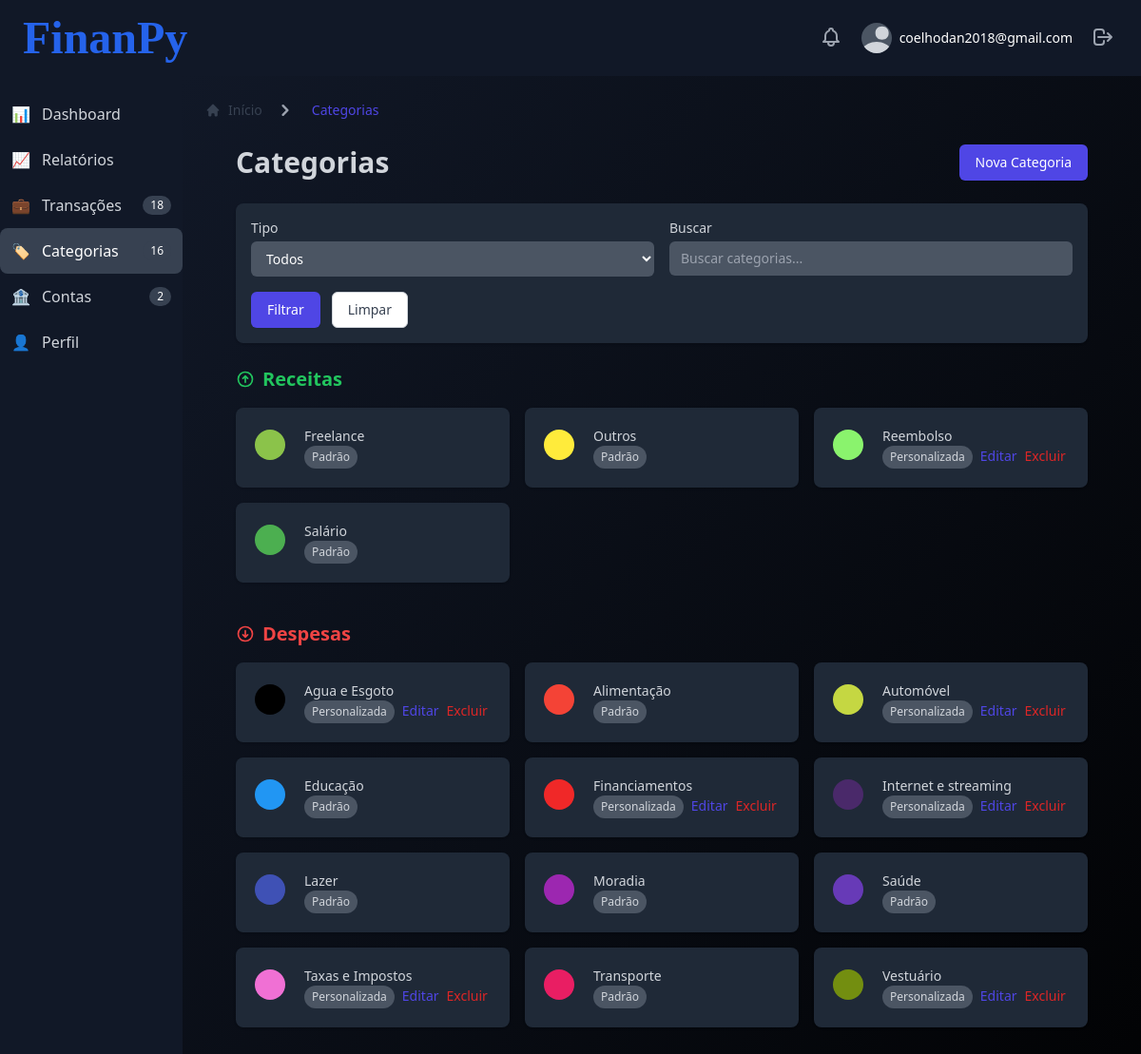
Screenshot of /categories/ (signed in) with the database file from the repository.
### users/models.py (models this page shows, shortened)
class CustomUser(AbstractBaseUser, PermissionsMixin):
    email = models.EmailField(unique=True)
    is_active = models.BooleanField(default=True)
    is_staff = models.BooleanField(default=False)
    is_superuser = models.BooleanField(default=False)
    created_at = models.DateTimeField(auto_now_add=True)
    updated_at = models.DateTimeField(auto_now=True)
    objects = CustomUserManager()
    USERNAME_FIELD = 'email'
    REQUIRED_FIELDS = []

### categories/models.py (models this page shows, shortened)
class Category(models.Model):
    INCOME = 'INCOME'
    EXPENSE = 'EXPENSE'
    TYPE_CHOICES = [
        (INCOME, 'Receita'),
        (EXPENSE, 'Despesa'),
    ]
    user = models.ForeignKey(User, on_delete=models.CASCADE, null=True, blank=True, related_name='categories')
    name = models.CharField(max_length=100)
    color = models.CharField(max_length=7, default='#000000')  # Hex color code
    type = models.CharField(max_length=10, choices=TYPE_CHOICES, default=EXPENSE)
    is_default = models.BooleanField(default=False)
    is_active = models.BooleanField(default=True)
    created_at = models.DateTimeField(auto_now_add=True)
    updated_at = models.DateTimeField(auto_now=True)
    class Meta:
        verbose_name = 'Category'
        verbose_name_plural = 'Categories'
        ordering = ['name']

### categories/views.py (the view, shortened to what this page needs)
# urls.py: path('', views.category_list, name='list'),
@login_required
def category_list(request):
    default_categories = cache.get('default_categories')
    if not default_categories:
        default_categories = Category.objects.filter(is_default=True)
        cache.set('default_categories', default_categories, 3600)  # Cache for 1 hour
    user_categories = Category.objects.filter(user=request.user)
    all_categories = default_categories | user_categories
    all_categories = all_categories.select_related('user').order_by('type', 'name')
    income_categories = all_categories.filter(type='INCOME')
    expense_categories = all_categories.filter(type='EXPENSE')
    category_type = request.GET.get('type', '')
    search_query = request.GET.get('search', '')
    if search_query:
        income_categories = income_categories.filter(name__icontains=search_query)
        expense_categories = expense_categories.filter(name__icontains=search_query)
    context = {
        'income_categories': income_categories,
        'expense_categories': expense_categories,
        'category_type': category_type,
        'search_query': search_query,
        'breadcrumb_items': [
            {'title': 'Categorias', 'active': True}
        ]
    }
    return render(request, 'categories/category_list.html', context)

### categories/templates/categories/category_list.html (shortened to what this page needs)
{% extends 'base_dashboard.html' %}
{% block dashboard_content %}
<div class="max-w-7xl mx-auto px-4 sm:px-6 lg:px-8">
  <div class="flex justify-between items-center mb-6">
    <h1 class="text-3xl font-bold text-gray-300">Categorias</h1>
    <a href="{% url 'categories:create' %}" class="inline-flex items-center px-4 py-2 border border-transparent text-sm font-medium rounded-md shadow-sm text-white bg-indigo-600 hover:bg-indigo-700 focus:outline-none focus:ring-2 focus:ring-offset-2 focus:ring-indigo-500">
      Nova Categoria
    </a>
  </div>
  <div class="mb-6 p-4 bg-gray-800 rounded-lg shadow">
    <form method="GET" class="space-y-4">
      <div class="grid grid-cols-1 md:grid-cols-2 gap-4">
        <div>
          <label for="type" class="block text-sm font-medium text-gray-300">Tipo</label>
          <select id="type" name="type" class="mt-1 block w-full pl-3 pr-10 py-2 text-base border-gray-300 focus:outline-none focus:ring-indigo-500 focus:border-indigo-500 sm:text-sm rounded-md bg-gray-600">
            <option value="">Todos</option>
          </select>
        </div>
        <div>
          <label for="search" class="block text-sm font-medium text-gray-300">Buscar</label>
          <input type="text" name="search" id="search" value="{{ search_query }}" placeholder="Buscar categorias..." class="mt-1 block w-full pl-3 pr-10 py-2 text-base border-gray-300 focus:outline-none focus:ring-indigo-500 focus:border-indigo-500 sm:text-sm rounded-md bg-gray-600">
        </div>
      </div>
      <div class="flex space-x-3">
        <button type="submit" class="inline-flex items-center px-4 py-2 border border-transparent text-sm font-medium rounded-md shadow-sm text-white bg-indigo-600 hover:bg-indigo-700 focus:outline-none focus:ring-2 focus:ring-offset-2 focus:ring-indigo-500">
          Filtrar
        </button>
        <a href="{% url 'categories:list' %}" class="inline-flex items-center px-4 py-2 border border-gray-300 text-sm font-medium rounded-md shadow-sm text-gray-700 bg-white hover:bg-gray-50 focus:outline-none focus:ring-2 focus:ring-offset-2 focus:ring-indigo-500">
          Limpar
        </a>
      </div>
    </form>
  </div>
  <div class="mb-10">
    <h2 class="text-xl font-semibold text-green-500 mb-4 flex items-center">
      <svg class="w-5 h-5 mr-2" fill="none" stroke="currentColor" viewBox="0 0 24 24" xmlns="http://www.w3.org/2000/svg">
        <path stroke-linecap="round" stroke-linejoin="round" stroke-width="2" d="M9 11l3-3m0 0l3 3m-3-3v8m0-13a9 9 0 110 18 9 9 0 010-18z"></path>
      </svg>
      Receitas
    </h2>
    {% if income_categories %}
      <div class="grid grid-cols-1 sm:grid-cols-2 lg:grid-cols-3 xl:grid-cols-4 gap-4">
        {% for category in income_categories %}
          <div class="bg-gray-800 overflow-hidden shadow rounded-lg">
            <div class="p-5">
              <div class="flex items-center">
                <div class="flex-shrink-0">
                  <span class="inline-block h-8 w-8 rounded-full" style="background-color: {{ category.color }};" title="{{ category.color }}"></span>
                </div>
                <div class="ml-5 w-0 flex-1">
                  <dl>
                    <dt class="text-sm font-medium text-gray-300 truncate">{{ category.name }}</dt>
                    <dd class="flex items-baseline">
                      <div class="text-xs px-2 py-1 rounded-full bg-gray-600 text-gray-300">
                        {% if category.is_default %}Padrão{% else %}Personalizada{% endif %}
                      </div>
                      {% if not category.is_default %}
                        <div class="ml-2 flex space-x-2">
                          <a href="{% url 'categories:edit' category.pk %}" class="text-indigo-600 hover:text-indigo-900 text-sm">Editar</a>
                          <a href="{% url 'categories:delete' category.pk %}" class="text-red-600 hover:text-red-900 text-sm">Excluir</a>
                        </div>
                      {% endif %}
                    </dd>
                  </dl>
                </div>
              </div>
            </div>
          </div>
        {% endfor %}
      </div>
    {% else %}
      <p class="text-gray-500">Nenhuma categoria de receita encontrada.</p>
    {% endif %}
  </div>
  <div>
    <h2 class="text-xl font-semibold text-red-500 mb-4 flex items-center">
      <svg class="w-5 h-5 mr-2" fill="none" stroke="currentColor" viewBox="0 0 24 24" xmlns="http://www.w3.org/2000/svg">
        <path stroke-linecap="round" stroke-linejoin="round" stroke-width="2" d="M15 13l-3 3m0 0l-3-3m3 3V8m0 13a9 9 0 110-18 9 9 0 010 18z"></path>
      </svg>
      Despesas
    </h2>
    {% if expense_categories %}
      <div class="grid grid-cols-1 sm:grid-cols-2 lg:grid-cols-3 xl:grid-cols-4 gap-4">
        {% for category in expense_categories %}
          <div class="bg-gray-800 overflow-hidden shadow rounded-lg">
            <div class="p-5">
              <div class="flex items-center">
                <div class="flex-shrink-0">
                  <span class="inline-block h-8 w-8 rounded-full" style="background-color: {{ category.color }};" title="{{ category.color }}"></span>
                </div>
                <div class="ml-5 w-0 flex-1">
                  <dl>
                    <dt class="text-sm font-medium text-gray-300 truncate">{{ category.name }}</dt>
                    <dd class="flex items-baseline">
                      <div class="text-xs px-2 py-1 rounded-full bg-gray-600 text-gray-300">
                        {% if category.is_default %}Padrão{% else %}Personalizada{% endif %}
                      </div>
                      {% if not category.is_default %}
                        <div class="ml-2 flex space-x-2">
                          <a href="{% url 'categories:edit' category.pk %}" class="text-indigo-600 hover:text-indigo-900 text-sm">Editar</a>
                          <a href="{% url 'categories:delete' category.pk %}" class="text-red-600 hover:text-red-900 text-sm">Excluir</a>
                        </div>
                      {% endif %}
                    </dd>
                  </dl>
                </div>
              </div>
            </div>
          </div>
        {% endfor %}
      </div>
    {% else %}
      <p class="text-gray-500">Nenhuma categoria de despesa encontrada.</p>
    {% endif %}
  </div>
{% endblock dashboard_content %}

### templates/base_dashboard.html (shortened to what this page needs)
{% load static %}
<!DOCTYPE html>
<html lang="pt-br">
<head>
    <script src="https://cdn.tailwindcss.com"></script>
</head>
<body class="bg-gray-900 text-white min-h-screen">
    <div class="flex flex-col">
        {% include 'components/topbar.html' %}
        <div class="flex">
            <aside class="w-48 bg-gray-800 hidden sm:flex sm:flex-none">
                {% include 'components/sidebar.html' %}
            </aside>
            <div class="flex-1 flex flex-col overflow-hidden">
                <main id="main-content" class="flex-1 overflow-y-auto p-6 bg-gradient-to-br from-gray-900 to-black">
                    {% include 'components/breadcrumbs.html' %}
                    {% block dashboard_content %}
                    {% endblock %}
                </main>
            </div>
        </div>
    </div>
</body>
</html>

### templates/components/topbar.html (shortened to what this page needs)
<div class="flex items-center justify-between px-6 py-4">
    <div class="flex items-center">
        <a href="/" class="text-5xl font-['Archivo_Black'] font-bold text-blue-600 mr-4">FinanPy</a>
    </div>
    <div class="flex items-center space-x-4">
        <div class="relative">
            <button id="notifications-button" class="p-1 rounded-full text-gray-400 hover:text-white focus:outline-none">
            </button>
        </div>
        <div class="relative">
            <button id="user-menu-button" class="flex items-center max-w-xs text-sm rounded-full focus:outline-none">
                <span class="inline-block h-8 w-8 rounded-full overflow-hidden bg-gray-600">
                </span>
                <span class="ml-2 text-sm font-medium text-white hidden md:block">{{ user.email }}</span>
            </button>
        </div>
        <div class="relative">
            <form id="logout-form" action="{% url 'users:logout' %}" method="post" class="inline">
                <button type="submit" class="text-gray-400 hover:text-white p-1 rounded-full focus:outline-none">
                    <svg class="w-6 h-6" fill="none" stroke="currentColor" viewBox="0 0 24 24" xmlns="http://www.w3.org/2000/svg">
                        <path stroke-linecap="round" stroke-linejoin="round" stroke-width="2" d="M17 16l4-4m0 0l-4-4m4 4H7m6 4v1a3 3 0 01-3 3H6a3 3 0 01-3-3V7a3 3 0 013-3h4a3 3 0 013 3v1"></path>
                    </svg>
                </button>
            </form>
        </div>
    </div>
</div>

### templates/components/sidebar.html (shortened to what this page needs)
<nav class="bg-gray-900 text-white w-64 min-h-screen hidden sm:flex sm:flex-col">
    <ul class="flex-1 py-4">
        <li>
            <a href="{% url 'users:dashboard' %}" class="flex items-center p-3 rounded-lg text-gray-300 hover:bg-gray-700 hover:text-white transition-colors duration-200 ">
                <span class="mr-3">📊</span>
                <span>Dashboard</span>
            </a>
        </li>
        <li>
            <a href="{% url 'users:reports' %}" class="flex items-center p-3 rounded-lg text-gray-300 hover:bg-gray-700 hover:text-white transition-colors duration-200 ">
                <span class="mr-3">📈</span>
                <span>Relatórios</span>
            </a>
        </li>
        <li>
            <a href="{% url 'transactions:list' %}" class="flex items-center p-3 rounded-lg text-gray-300 hover:bg-gray-700 hover:text-white transition-colors duration-200 ">
                <span class="mr-3">💼</span>
                <span>Transações</span>
                {% if total_transactions > 0 %}
                    <span class="ml-auto bg-gray-700 text-white text-xs font-medium px-2 py-0.5 rounded-full">{{ total_transactions }}</span>
                {% endif %}
            </a>
        </li>
        <li>
            <a href="{% url 'categories:list' %}" class="flex items-center p-3 rounded-lg text-gray-300 hover:bg-gray-700 hover:text-white transition-colors duration-200 {% if request.resolver_match.app_name == 'categories' %}bg-gray-700 text-white{% endif %}">
                <span class="mr-3">🏷️</span>
                <span>Categorias</span>
                {% if total_categories > 0 %}
                    <span class="ml-auto bg-gray-700 text-white text-xs font-medium px-2 py-0.5 rounded-full">{{ total_categories }}</span>
                {% endif %}
            </a>
        </li>
        <li>
            <a href="{% url 'accounts:list' %}" class="flex items-center p-3 rounded-lg text-gray-300 hover:bg-gray-700 hover:text-white transition-colors duration-200 ">
                <span class="mr-3">🏦</span>
                <span>Contas</span>
                {% if total_accounts > 0 %}
                    <span class="ml-auto bg-gray-700 text-white text-xs font-medium px-2 py-0.5 rounded-full">{{ total_accounts }}</span>
                {% endif %}
            </a>
        </li>
        <li>
            <a href="{% url 'profiles:detail' %}" class="flex items-center p-3 rounded-lg text-gray-300 hover:bg-gray-700 hover:text-white transition-colors duration-200 ">
                <span class="mr-3">👤</span>
                <span>Perfil</span>
            </a>
        </li>
    </ul>
</nav>

### templates/components/breadcrumbs.html
{% if breadcrumb_items %}
<nav class="flex mb-6" aria-label="Breadcrumb">
    <ol class="inline-flex items-center space-x-1 md:space-x-3">
        <li class="inline-flex items-center">
            <a href="/" class="inline-flex items-center text-sm font-medium text-gray-700 hover:text-indigo-600">
                <svg class="w-4 h-4 mr-2" fill="currentColor" viewBox="0 0 20 20" xmlns="http://www.w3.org/2000/svg">
                    <path d="M10.707 2.293a1 1 0 00-1.414 0l-7 7a1 1 0 001.414 1.414L4 10.414V17a1 1 0 001 1h2a1 1 0 001-1v-2a1 1 0 011-1h2a1 1 0 011 1v2a1 1 0 001 1h2a1 1 0 001-1v-6.586l.293.293a1 1 0 001.414-1.414l-7-7z"></path>
                </svg>
                Início
            </a>
        </li>
        {% for item in breadcrumb_items %}
        <li>
            <div class="flex items-center">
                <svg class="w-6 h-6 text-gray-400" fill="currentColor" viewBox="0 0 20 20" xmlns="http://www.w3.org/2000/svg">
                    <path fill-rule="evenodd" d="M7.293 14.707a1 1 0 010-1.414L10.586 10 7.293 6.707a1 1 0 011.414-1.414l4 4a1 1 0 010 1.414l-4 4a1 1 0 01-1.414 0z" clip-rule="evenodd"></path>
                </svg>
                {% if item.url and not item.active %}
                <a href="{{ item.url }}" class="ml-2 text-sm font-medium text-gray-700 hover:text-indigo-600 md:ml-4">{{ item.title }}</a>
                {% else %}
                <span class="ml-2 text-sm font-medium text-gray-500 md:ml-4 {% if item.active %}text-indigo-600{% endif %}">{{ item.title }}</span>
                {% endif %}
            </div>
        </li>
        {% endfor %}
    </ol>
</nav>
{% endif %}

### rows the page displays
CustomUser: email "coelhodan2018@gmail.com"
Category: name "Freelance", is_default "Padrão"
Category: name "Outros", is_default "Padrão"
Category: name "Reembolso", is_default "Personalizada"
Category: name "Salário", is_default "Padrão"
Category: name "Agua e Esgoto", is_default "Personalizada"
Category: name "Alimentação", is_default "Padrão"
Category: name "Automóvel", is_default "Personalizada"
Category: name "Educação", is_default "Padrão"
Category: name "Financiamentos", is_default "Personalizada"
Category: name "Internet e streaming", is_default "Personalizada"
Category: name "Lazer", is_default "Padrão"
Category: name "Moradia", is_default "Padrão"
Category: name "Saúde", is_default "Padrão"
Category: name "Taxas e Impostos", is_default "Personalizada"
Category: name "Transporte", is_default "Padrão"
Category: name "Vestuário", is_default "Personalizada"

### other values shown
{{ total_transactions }} "18"
{{ total_categories }} "16"
{{ total_accounts }} "2"
{{ item.title }} "Categorias"
